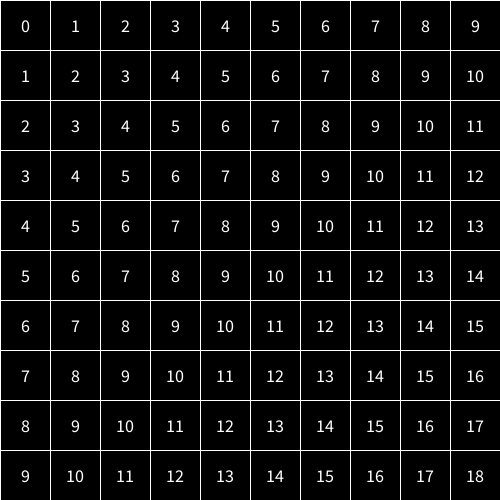
Frame 1 (no input)
Frame 60 (the mouse pressed at the canvas centre just before this capture): identical to frame 1, image omitted
Frame 120 (the mouse held since frame 60 and released just before this capture): identical to frame 1, image omitted

The Processing sketch that drew this single still picture (run headless with seeded random() and noise(); from frame 60 on, the mouse is pressed at the canvas centre):

// Processing sketch: grillaNumeradaSumaIndices
// ── grillaNumeradaSumaIndices.pde
int cant = 10;
int tam;
void setup() {
  size(500, 500);
  textSize(18);
  textAlign(CENTER, CENTER);
  surface.setResizable(true); // <<<< INCORPORAR AL TRABAJO
}
void draw() {
  background(255);
  tam = width/cant;
  for (int i=0; i<cant; i++) {
    for (int j=0; j<cant; j++) {
      fill(0);
      stroke(255);
      rect(i*tam, j*tam, tam, tam);
      fill(255);
      text((i+j), i*tam+tam/2, j*tam+tam/2);
    }
  }
}
